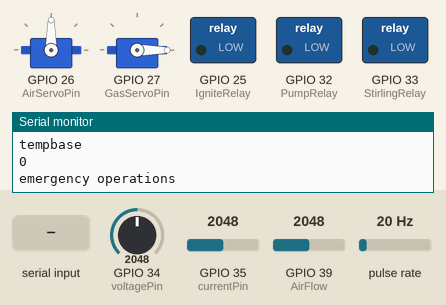
Recording of a sketch running on a simulated ESP32. Shown: 2 × servo, switched loads named in the sketch (green lamp = pin HIGH), the last lines printed to the serial monitor. Wiring (inferred from the names in the program): pulse sensor: data GPIO 14. The inputs (shaded band) are chosen by the test bench; at power-on: pulse rate 20 Hz, GPIO 34 (voltagePin) = 2048, GPIO 35 (currentPin) = 2048, GPIO 39 (AirFlow) = 2048.

Above: at 1.2 s.
1.3 s: "5\n" received over the second serial link
At 4.2 s:
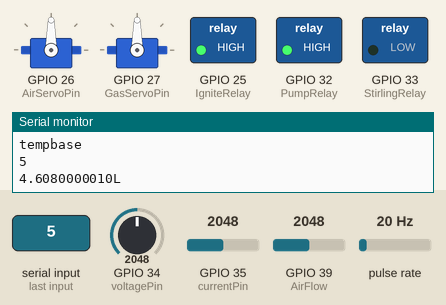
6.3 s: "90,45,200\n" received over the second serial link
7.8 s: pulse rate (sensor on GPIO 14) set to 100 Hz
At 11.6 s:
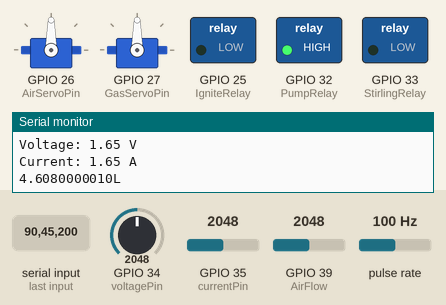
11.9 s: pulse rate (sensor on GPIO 14) set to 4 Hz
At 13.8 s:
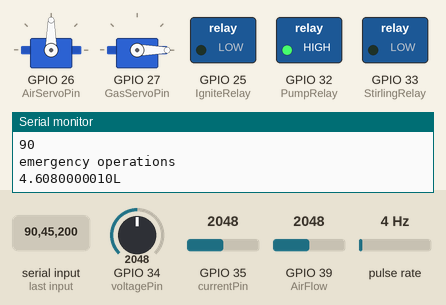
14.1 s: "200\n" received over the second serial link
Timing chart, 0 to 21.1 s (numbered marks = the images above; inputs shaded):
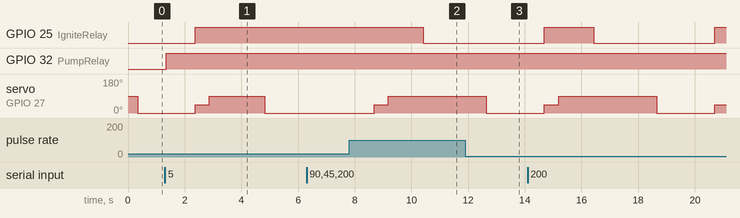

The sketch:

C.ino
```cpp
//26 AIRSERVO   SETUPDONE access AirServo.write(AngleVlue); // 0 CLOSE 90 OPEN
//27 GASSERVO   SETUPDONE access GasServo.write(AngleVlue);
//AIR FLOW
//39 GAS FLOW   SETUPDONE access flowrate();
//34 VOLTAGESENSOR SETUPDONE access readVoltage();
//35 CURRENTSENSOR SETUPDONE access readCurrent();
//33 STIRLINGRELAY SETUPDONE access digitalWrite(PumpRelay, HIGH); digitalWrite(PumpRelay, LOW);
//32 PUMPRELAY     SETUPDONE access digitalWrite(StirlingRelay, HIGH); digitalWrite(StirlingRelay, LOW);
//25 IGNITERELAY   SETUPDONE access digitalWrite(IgniteRelay, HIGH); digitalWrite(IgniteRelay, LOW);
//14 EMERGENCY     SETUPDONE access digitalRead(EMERGENCY);

#include <ESP32Servo.h>
//servo
static const int AirServoPin = 26;
static const int GasServoPin = 27;
bool pumpActive = false;
bool gasActive = false;
bool outOfGas = false;
int airon = 90;
int airoff= 0;
int gason=  90;
int gasoff= 0;


//flow
const int AirFlow = 39;
double flow; //Liters of passing water volume
unsigned long pulse_freq;

//current voltage
const int voltagePin = 34;     // Analog pin for voltage measurement
const int currentPin = 35;    // Analog pin for current measurement
float voltage = 0;
float current = 0;

//RELAYS
const int PumpRelay = 32;     //digital pin dont forget common grounds
const int StirlingRelay = 33; //digital pin dont forget common grounds
const int IgniteRelay = 25;    //digital pin dont forget common grounds

// CONTROL VARIABLES
int TriggerOffTemperature = 50;
int StirlingStartTemperature = 150;
int HalfLimitTemperature = 300;
int FullLimitTemperature = 400;
double flowForOutOfGas = 0.1;

//TO SEND VARIABLES
//int S52=0 //AIRFLOW           .
//int S53=0  //VOLTAGE          .
//int S54=0  //CURRENT          .
//int S55=0  //STIRLING STATUS  .
//int S56=0  //AIRPUMP  STATUS  .
//int S57=0  //IGNITION STATUS  .
//int S58=0  //GAS VALVE STATUS .
//int S59=0  //GAS AVAILABLE    .
//int S60=0  //AIR VALVE STATUS .
int dataValues[9]={0};       // to be sent serially


//TO RECEIVE VARIABLES
int d[3] = {0};
int tempOut = d[2];             // temp to be read serially
int tempBase = d[0];            // temp to be read serially

//EMERGENCY
const int EMERGENCY_PIN = 14;
volatile bool emergencyActive = false;  // Flag to track emergency state


Servo AirServo;
Servo GasServo;

void setup() {
  Serial.begin(9600);
  Serial2.begin(9600);
  // put your setup code here, to run once:
  //SERVOS
  AirServo.attach(AirServoPin);
  GasServo.attach(GasServoPin);

  //FLOWSENSORS
  pinMode(AirFlow, INPUT);

  //CURRENT VOLTAGE
  pinMode(voltagePin, INPUT);
  pinMode(currentPin, INPUT);

  //RELAYS
  pinMode(PumpRelay, OUTPUT);
  pinMode(StirlingRelay, OUTPUT);
  pinMode(IgniteRelay, OUTPUT);

  //EMERGENCY
  pinMode(EMERGENCY_PIN, INPUT_PULLUP);  // Set EMERGENCY_PIN as input with internal pull-up resistor
  attachInterrupt(digitalPinToInterrupt(EMERGENCY_PIN), handleEmergencyInterrupt, CHANGE);
}

void loop() {

  // Convert array c to string
  String arrayString = "";
  for (int i = 0; i < 9; i++) {
    arrayString += String(dataValues[i]);
      arrayString += ",";
  }

  // Send array string to ESP32 B
  Serial2.println(arrayString);
  Serial.println("sent this array");
  Serial.println(arrayString);

  // Receive array string from ESP32 B
  if (Serial2.available()) {
    String receivedString = Serial2.readStringUntil('\n');
    receivedString.trim();

    char receivedChars[receivedString.length() + 1];
    receivedString.toCharArray(receivedChars, sizeof(receivedChars));

    char* value = strtok(receivedChars, ",");
    int index = 0;
    while (value != NULL && index < 3) {
      d[index++] = atoi(value);
      value = strtok(NULL, ",");
    }
  }

  // Display received array d
  Serial.println("Received Array: ");
  for (int i = 0; i < 3; i++) {
    Serial.print(d[i]);
    Serial.print(" ");
  }

  tempOut = d[2];             // temp to be read serially
  Serial.println("tempout");
  Serial.println(tempOut);
  tempBase = d[0];            // temp to be read serially
  Serial.println("tempbase");
  Serial.println(tempBase);
  delay(100);

  while (!emergencyActive && (tempBase!=0)) {
  // NORMAL ON OPERATIONS

  // AIR FLOW ON
  //OPEN AIR VALVE
  if (!pumpActive){
    Serial.println("opening pump valve");

  AirServo.write(45);
  delay(500);
  AirServo.write(airon);
  delay(500);

  //TURN ON AIR PUMP
  digitalWrite(PumpRelay, HIGH);
  Serial.println("turned on pump");

  pumpActive = true;
  }

  // GAS FLOW ON
 if(gasActive && tempBase>TriggerOffTemperature){
  Serial.println("ignition off");
    digitalWrite(IgniteRelay, LOW);
  }

 if (!gasActive && !outOfGas){
  Serial.println("ignition on");
  digitalWrite(IgniteRelay, HIGH);
  GasServo.write(45);
  delay(500);
  GasServo.write(gason);
  delay(500);
  Serial.println("gas valve open");
  gasActive = true;
 }


  // START STERLING
if(tempOut>StirlingStartTemperature){
  voltage = readVoltage();
  current = readCurrent();

  if(voltage<=0){
    Serial.println("strling started");
  digitalWrite(StirlingRelay, HIGH);
  delay(5000);
  digitalWrite(StirlingRelay, LOW);
  delay(5000);
  }else{
  Serial.print("Voltage: ");
  Serial.print(voltage);
  Serial.println(" V");

  Serial.print("Current: ");
  Serial.print(current);
  Serial.println(" A");

      };
    };

  //Limit1 reducing to 50%
  if(tempOut>HalfLimitTemperature){
    Serial.println("half limit exhibited");
    GasServo.write(45);
    delay(500);
    };

  //Limit2 turning off gas
   if(tempOut>FullLimitTemperature){
    Serial.println("full limit exhibited");
    GasServo.write(gasoff);
    delay(500);
    gasActive = false;
    };

  //OUT OF GAS
    flowrate();
    if((flow <= flowForOutOfGas) && gasActive){
      Serial.println("out of gas");
      GasServo.write(gasoff);
      delay(500);
      outOfGas = true;
      }

          dataValues[0] = flow*10;                                          //FLOW
          dataValues[1] = current*100;                                   //VOLTAGE
          dataValues[2] = voltage*100;                                   //CURRENT
          dataValues[3] = digitalRead(StirlingRelay) == HIGH ? 5 : 2;    //STIRLING STATUS
          dataValues[4] = digitalRead(PumpRelay) == HIGH ? 5 : 2;        //AIRPUMP  STATUS
          dataValues[5] = digitalRead(IgniteRelay) == HIGH ? 5 : 2;      //IGNITION STATUS
          dataValues[6] = gasActive ? 5 : 2;                             //GAS VALVE STATUS
          dataValues[7] = outOfGas ? 2 : 5;                              //GAS AVAILABLE
          dataValues[8] = pumpActive ? 5 : 2;                            //AIR VALVE STATUS


  // SEND AND RECEIVE DATA AFTER EVERY ITTERATION
   Serial.println("non emergency data");
  // Convert array c to string
  String arrayString = "";
  for (int i = 0; i < 9; i++) {
    arrayString += String(dataValues[i]);
      arrayString += ",";
  }

  // Send array string to ESP32 B
  Serial2.println(arrayString);
  Serial.println(arrayString);

  // Receive array string from ESP32 B
  if (Serial2.available()) {
    String receivedString = Serial2.readStringUntil('\n');
    receivedString.trim();

    char receivedChars[receivedString.length() + 1];
    receivedString.toCharArray(receivedChars, sizeof(receivedChars));

    char* value = strtok(receivedChars, ",");
    int index = 0;
    while (value != NULL && index < 3) {
      d[index++] = atoi(value);
      value = strtok(NULL, ",");
    }
  }

  // Display received array d
  Serial.print("Received Array: ");
  for (int i = 0; i < 3; i++) {
    Serial.print(d[i]);
    Serial.print(" ");
  }
  Serial.println();

  tempOut = d[2];             // temp to be read serially
  tempBase = d[0];            // temp to be read serially
  Serial.println("tempout");
  Serial.println(tempOut);
  Serial.println("tempbase");
  Serial.println(tempBase);
  delay(100);

  delay(100);
  };

  while (emergencyActive) {
  // EMERGENCY OPERATIONS
  Serial.println("emergency operations");
  //SHUTDOWN GAS VALVE
  GasServo.write(gasoff);
  delay(500);
  gasActive = false;

  //COMPLETELY OPEN AIR VALVE
  AirServo.write(airon);
  delay(500);

  //TURN ON AIR PUMP
  digitalWrite(PumpRelay, HIGH);
  pumpActive = true;


          flowrate();
          dataValues[0] = flow;                                            //FLOW
          dataValues[1] = 0;                                               //VOLTAGE
          dataValues[2] = 0;                                               //CURRENT
          dataValues[3] = digitalRead(StirlingRelay) == HIGH ? 5 : 2;      //STIRLING STATUS
          dataValues[4] = digitalRead(PumpRelay) == HIGH ? 5 : 2;          //AIRPUMP  STATUS
          dataValues[5] = digitalRead(IgniteRelay) == HIGH ? 5 : 2;        //IGNITION STATUS
          dataValues[6] = gasActive ? 5 : 2;                               //GAS VALVE STATUS
          dataValues[7] = outOfGas ? 5 : 2;                                //GAS AVAILABLE
          dataValues[8] = pumpActive ? 5 : 2;                              //AIR VALVE STATUS

  // SEND AND RECEIVE DATA AFTER EVERY ITTERATION

  // Convert array c to string
  String arrayString = "";
  for (int i = 0; i < 9; i++) {
    arrayString += String(dataValues[i]);
      arrayString += ",";
  }

  // Send array string to ESP32 B
  Serial2.println(arrayString);
  Serial.println(arrayString);

  // Receive array string from ESP32 B
  if (Serial2.available()) {
    String receivedString = Serial2.readStringUntil('\n');
    receivedString.trim();

    char receivedChars[receivedString.length() + 1];
    receivedString.toCharArray(receivedChars, sizeof(receivedChars));

    char* value = strtok(receivedChars, ",");
    int index = 0;
    while (value != NULL && index < 3) {
      d[index++] = atoi(value);
      value = strtok(NULL, ",");
    }
  }

  // Display received array d
  Serial.print("Received Array: ");
  for (int i = 0; i < 3; i++) {
    Serial.print(d[i]);
    Serial.print(" ");
  }
  Serial.println();

  tempOut = d[2];             // temp to be read serially
  tempBase = d[0];            // temp to be read serially
  Serial.println("tempout");
  Serial.println(tempOut);
  Serial.println("tempbase");
  Serial.println(tempBase);
  delay(100);

  delay(100);
  delay(100);
  };
delay(100);
}

void handleEmergencyInterrupt() {
  // Interrupt handler to set emergencyActive flag
  emergencyActive = digitalRead(EMERGENCY_PIN) == LOW;  // Set emergencyActive based on the state of the emergency button
}


void flowrate(){
    int pulse_freq = analogRead(AirFlow); // Read the sensor value
    flow = .00225 * pulse_freq;
    Serial.print(flow, DEC);
    Serial.println("L");
    delay(500);
  }


float readVoltage() {
  int rawValue = analogRead(voltagePin);  // Read raw ADC value
  float voltage = rawValue * (3.3 / 4095);  // Convert raw value to voltage (assuming 3.3V reference)
  return voltage;
}

float readCurrent() {
  int rawValue = analogRead(currentPin);  // Read raw ADC value
  float current = rawValue * (3.3 / 4095);  // Convert raw value to current (assuming 3.3V reference)
  return current;
}
```

Measured:
- after the input at 1.3 s, GPIO 25 (IgniteRelay): LOW → HIGH after 1.1 s; servo on GPIO 27 (GasServoPin): 0° → 45° after 1.1 s, → 90° 0.50 s later, → 0° 2.0 s later
- after the input at 7.8 s, GPIO 25 (IgniteRelay): HIGH → LOW after 2.6 s; servo on GPIO 27 (GasServoPin): 0° → 45° after 0.89 s, → 90° 0.50 s later
- after the input at 11.9 s, servo on GPIO 27 (GasServoPin): 90° → 0° after 0.74 s
